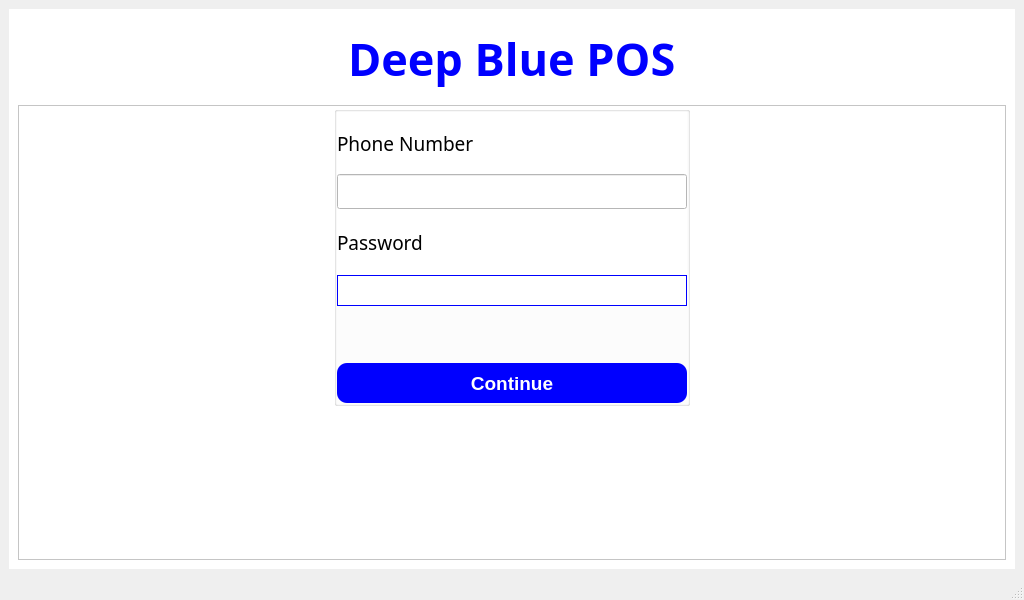
<?xml version="1.0" encoding="UTF-8"?>
<ui version="4.0">
 <class>MainWindow</class>
 <widget class="QMainWindow" name="MainWindow">
  <property name="geometry">
   <rect>
    <x>0</x>
    <y>0</y>
    <width>1024</width>
    <height>600</height>
   </rect>
  </property>
  <property name="sizePolicy">
   <sizepolicy hsizetype="Fixed" vsizetype="Fixed">
    <horstretch>0</horstretch>
    <verstretch>0</verstretch>
   </sizepolicy>
  </property>
  <property name="minimumSize">
   <size>
    <width>1024</width>
    <height>600</height>
   </size>
  </property>
  <property name="maximumSize">
   <size>
    <width>1024</width>
    <height>600</height>
   </size>
  </property>
  <property name="windowTitle">
   <string>Login Windows</string>
  </property>
  <property name="styleSheet">
   <string notr="true">#widget{
 background-color: white;
}
#continueBtn{
border-radius: 10px;
font-weight: bold;
}
#pwdField, #unameField{
border:1px solid blue;
}

#continueBtn::hover{
color: blue;
background-color: transparent;
border: 1px solid blue;
border-radius: 10px;
}</string>
  </property>
  <widget class="QWidget" name="centralwidget">
   <layout class="QVBoxLayout" name="verticalLayout">
    <item>
     <widget class="QWidget" name="widget" native="true">
      <property name="font">
       <font>
        <bold>true</bold>
       </font>
      </property>
      <property name="styleSheet">
       <string notr="true"/>
      </property>
      <layout class="QVBoxLayout" name="verticalLayout_2">
       <item alignment="Qt::AlignTop">
        <widget class="QFrame" name="frame">
         <property name="baseSize">
          <size>
           <width>0</width>
           <height>200</height>
          </size>
         </property>
         <property name="styleSheet">
          <string notr="true">border:none;</string>
         </property>
         <property name="frameShape">
          <enum>QFrame::StyledPanel</enum>
         </property>
         <property name="frameShadow">
          <enum>QFrame::Raised</enum>
         </property>
         <layout class="QVBoxLayout" name="verticalLayout_7">
          <item alignment="Qt::AlignHCenter">
           <widget class="QLabel" name="title">
            <property name="font">
             <font>
              <family>Monaco</family>
              <pointsize>34</pointsize>
              <bold>true</bold>
             </font>
            </property>
            <property name="styleSheet">
             <string notr="true">color:blue;</string>
            </property>
            <property name="text">
             <string>Deep Blue POS</string>
            </property>
           </widget>
          </item>
         </layout>
        </widget>
       </item>
       <item>
        <widget class="QFrame" name="frame_2">
         <property name="sizePolicy">
          <sizepolicy hsizetype="Preferred" vsizetype="Expanding">
           <horstretch>0</horstretch>
           <verstretch>0</verstretch>
          </sizepolicy>
         </property>
         <property name="styleSheet">
          <string notr="true">background-color: white;
color: black;</string>
         </property>
         <property name="frameShape">
          <enum>QFrame::StyledPanel</enum>
         </property>
         <property name="frameShadow">
          <enum>QFrame::Raised</enum>
         </property>
         <layout class="QVBoxLayout" name="verticalLayout_5">
          <property name="spacing">
           <number>0</number>
          </property>
          <property name="leftMargin">
           <number>0</number>
          </property>
          <property name="topMargin">
           <number>0</number>
          </property>
          <property name="rightMargin">
           <number>0</number>
          </property>
          <property name="bottomMargin">
           <number>0</number>
          </property>
          <item alignment="Qt::AlignHCenter|Qt::AlignTop">
           <widget class="QGroupBox" name="groupBox">
            <property name="minimumSize">
             <size>
              <width>350</width>
              <height>300</height>
             </size>
            </property>
            <property name="title">
             <string/>
            </property>
            <layout class="QVBoxLayout" name="verticalLayout_6">
             <property name="spacing">
              <number>0</number>
             </property>
             <property name="leftMargin">
              <number>0</number>
             </property>
             <property name="topMargin">
              <number>0</number>
             </property>
             <property name="rightMargin">
              <number>0</number>
             </property>
             <property name="bottomMargin">
              <number>0</number>
             </property>
             <item>
              <layout class="QVBoxLayout" name="verticalLayout_3">
               <property name="spacing">
                <number>0</number>
               </property>
               <item>
                <widget class="QLabel" name="unameLabel">
                 <property name="font">
                  <font>
                   <family>Source Code Pro</family>
                   <pointsize>14</pointsize>
                  </font>
                 </property>
                 <property name="text">
                  <string>Phone Number</string>
                 </property>
                </widget>
               </item>
               <item>
                <widget class="QLineEdit" name="phoneField">
                 <property name="font">
                  <font>
                   <family>Source Code Pro</family>
                   <pointsize>14</pointsize>
                  </font>
                 </property>
                 <property name="focusPolicy">
                  <enum>Qt::StrongFocus</enum>
                 </property>
                </widget>
               </item>
              </layout>
             </item>
             <item>
              <layout class="QVBoxLayout" name="verticalLayout_4">
               <item>
                <widget class="QLabel" name="pwdLabel">
                 <property name="font">
                  <font>
                   <family>Source Code Pro</family>
                   <pointsize>14</pointsize>
                  </font>
                 </property>
                 <property name="text">
                  <string>Password</string>
                 </property>
                </widget>
               </item>
               <item>
                <widget class="QLineEdit" name="pwdField">
                 <property name="enabled">
                  <bool>true</bool>
                 </property>
                 <property name="minimumSize">
                  <size>
                   <width>200</width>
                   <height>0</height>
                  </size>
                 </property>
                 <property name="font">
                  <font>
                   <family>Source Code Pro</family>
                   <pointsize>14</pointsize>
                  </font>
                 </property>
                 <property name="focusPolicy">
                  <enum>Qt::ClickFocus</enum>
                 </property>
                 <property name="echoMode">
                  <enum>QLineEdit::Password</enum>
                 </property>
                </widget>
               </item>
              </layout>
             </item>
             <item>
              <layout class="QHBoxLayout" name="horizontalLayout_2">
               <property name="spacing">
                <number>0</number>
               </property>
               <item alignment="Qt::AlignHCenter|Qt::AlignBottom">
                <widget class="QPushButton" name="continueBtn">
                 <property name="sizePolicy">
                  <sizepolicy hsizetype="Minimum" vsizetype="Expanding">
                   <horstretch>0</horstretch>
                   <verstretch>0</verstretch>
                  </sizepolicy>
                 </property>
                 <property name="minimumSize">
                  <size>
                   <width>350</width>
                   <height>40</height>
                  </size>
                 </property>
                 <property name="font">
                  <font>
                   <pointsize>14</pointsize>
                   <bold>true</bold>
                  </font>
                 </property>
                 <property name="focusPolicy">
                  <enum>Qt::ClickFocus</enum>
                 </property>
                 <property name="styleSheet">
                  <string notr="true">background-color:blue;
color:white;
font-size:14;</string>
                 </property>
                 <property name="text">
                  <string>Continue</string>
                 </property>
                </widget>
               </item>
              </layout>
             </item>
            </layout>
           </widget>
          </item>
         </layout>
        </widget>
       </item>
      </layout>
     </widget>
    </item>
   </layout>
  </widget>
  <widget class="QMenuBar" name="menubar">
   <property name="geometry">
    <rect>
     <x>0</x>
     <y>0</y>
     <width>1024</width>
     <height>19</height>
    </rect>
   </property>
  </widget>
  <widget class="QStatusBar" name="statusbar"/>
  <action name="actionpowerff">
   <property name="text">
    <string>powerff</string>
   </property>
  </action>
  <action name="actionreboot">
   <property name="text">
    <string>reboot</string>
   </property>
  </action>
 </widget>
 <resources/>
 <connections/>
</ui>
